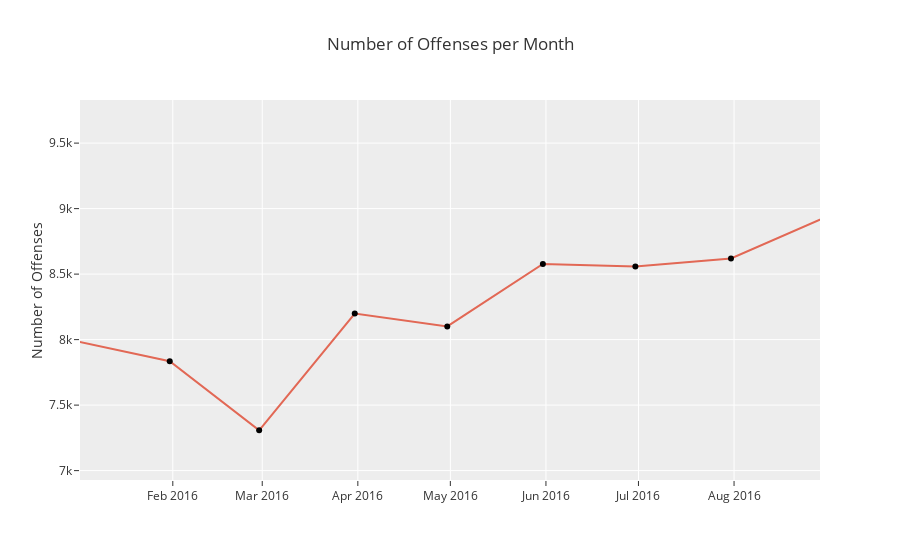

The cell this chart's notebook holds for it:
### Markdown cell above
Much like Bokeh, we declare a figure and get to work. I'm using the medium-level api, since that is most common, especially for making dashboards.

One nice thing introduced in 4.0 is that all the `add_*` and `update_*` figure methods now return the figure, letting us do some nice method chaining

### Code cell
fig = go.Figure()
(
    fig
    .update_layout(title_text="Number of Offenses per Month",yaxis_title_text="Number of Offenses")
    .update_layout(shapes=[go.layout.Shape(type="line", xref="paper", x0=0, x1=1, y0=num_offenses.counts.mean(), y1=num_offenses.counts.mean(), line_color=RED, line_dash='dash')])
    .add_scatter(x=num_offenses.OCCURRED_ON_DATE, y=num_offenses.counts,line_color=RED, mode='markers+lines', marker_color="black", hovertemplate="Number of Offenses: %{y:0d}<extra></extra>")
    .show())

### Figure 1 — Plotly figure (JSON) as saved in the notebook; plotly's stock layout.template omitted (floating-point values rounded to 4 significant figures)
{"data": [{"hovertemplate": "Number of Offenses: %{y:0d}<extra></extra>", "line": {"color": "#e26855"}, "marker": {"color": "black"}, "mode": "markers+lines", "type": "scatter", "x": ["2015-06-30T00:00:00", "2015-07-31T00:00:00", "2015-08-31T00:00:00", "2015-09-30T00:00:00", "2015-10-31T00:00:00", "2015-11-30T00:00:00", "2015-12-31T00:00:00", "2016-01-31T00:00:00", "2016-02-29T00:00:00", "2016-03-31T00:00:00", "2016-04-30T00:00:00", "2016-05-31T00:00:00", "2016-06-30T00:00:00", "2016-07-31T00:00:00", "2016-08-31T00:00:00", "2016-09-30T00:00:00", "2016-10-31T00:00:00", "2016-11-30T00:00:00", "2016-12-31T00:00:00", "2017-01-31T00:00:00", "2017-02-28T00:00:00", "2017-03-31T00:00:00", "2017-04-30T00:00:00", "2017-05-31T00:00:00", "2017-06-30T00:00:00", "2017-07-31T00:00:00", "2017-08-31T00:00:00", "2017-09-30T00:00:00", "2017-10-31T00:00:00", "2017-11-30T00:00:00", "2017-12-31T00:00:00", "2018-01-31T00:00:00", "2018-02-28T00:00:00", "2018-03-31T00:00:00", "2018-04-30T00:00:00", "2018-05-31T00:00:00", "2018-06-30T00:00:00", "2018-07-31T00:00:00", "2018-08-31T00:00:00", "2018-09-30T00:00:00"], "y": [4191, 8324, 8342, 8414, 8308, 7818, 7991, 7835, 7308, 8199, 8101, 8578, 8558, 8619, 8938, 8522, 8583, 7922, 7951, 7993, 7408, 8179, 8069, 8715, 8985, 9075, 9206, 8940, 8846, 7935, 7535, 7782, 6937, 7768, 7916, 8906, 8834, 8538, 8337, 667]}], "layout": {"autosize": true, "shapes": [{"line": {"color": "#e26855", "dash": "dash"}, "type": "line", "x0": 0, "x1": 1, "xref": "paper", "y0": 7977.0, "y1": 7977.0}], "title": {"text": "Number of Offenses per Month"}, "xaxis": {"autorange": false, "range": ["2016-01-01 21:40:43.2859", "2016-08-28 20:49:08.3605"], "type": "date"}, "yaxis": {"autorange": false, "range": [6928.0, 9829.0], "title": {"text": "Number of Offenses"}, "type": "linear"}}}
